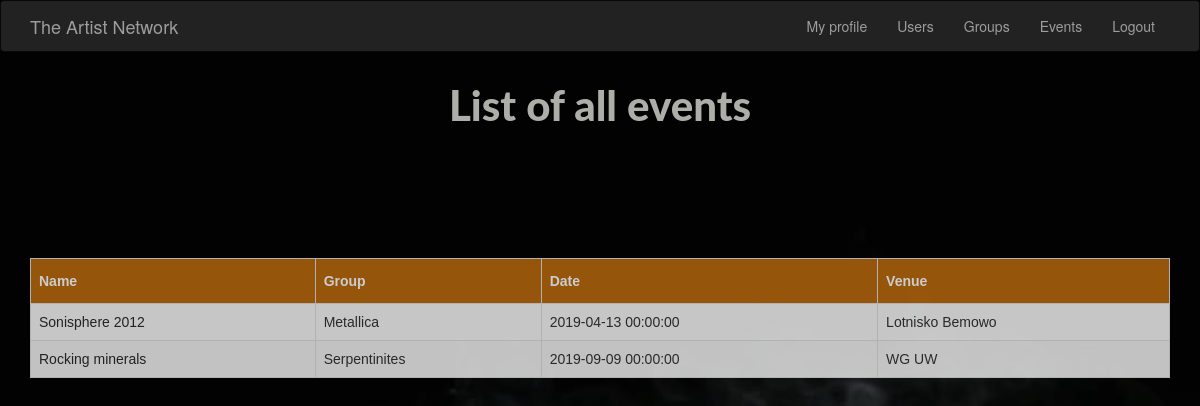
The app's page /events (signed in), older data.
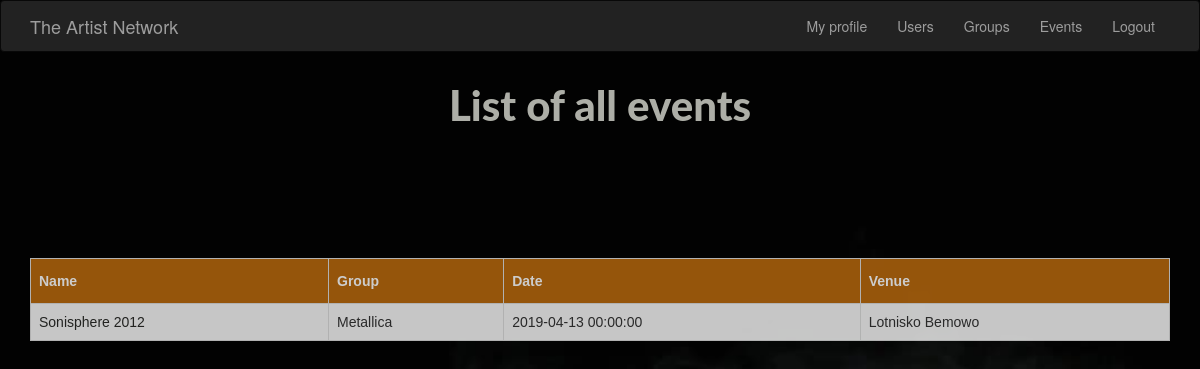
The same page, newer data.
### app/models.py (models this page shows, shortened)
class Event(db.Model):
    __tablename__='events'
    id = db.Column(db.Integer, primary_key=True)
    eventName = db.Column(db.String(60), unique=True, nullable=False)
    location = db.Column(db.String(100))
    eventDescription = db.Column(db.String(100))
    isFree = db.Column(db.Boolean)
    date = db.Column(db.DateTime)
    event_author = db.Column(
        db.Integer, db.ForeignKey('group.id'), nullable=True
    )
    def group_name(self):
        return Group.query.get(self.event_author).groupName

class Group(db.Model):
    id = db.Column(db.Integer, primary_key=True)
    groupName= db.Column(db.String(140))
    groupDescription = db.Column(db.String(140))
    event=db.relationship('Event', backref='eventAuthor', lazy='dynamic')
    posts=db.relationship('Post', backref='postGroup', lazy='dynamic')
    admin = db.Column(
        db.Integer, db.ForeignKey('artist.id'), nullable=True
    )

### app/__init__.py (the view)
    @app.route('/events')
    @login_required
    def events():
        events = Event.query.all()
        return render_template('events/events.html', events=events)

### app/models.py (called while the page is built)
@login.user_loader
def load_user(id):
    return Artist.query.get(int(id))

### app/templates/events/events.html (shortened to what this page needs)
{% extends "base.html" %}
{% block styles %}
    {{ super() }}
<head>
    <link href="https://maxcdn.bootstrapcdn.com/bootstrap/3.3.7/css/bootstrap.min.css" rel="stylesheet">
    <link href="https://maxcdn.bootstrapcdn.com/font-awesome/4.7.0/css/font-awesome.min.css" rel="stylesheet">
    <link href="{{ url_for('static', filename='css/style2.css') }}" rel="stylesheet" type= "text/css">
</head>
{% endblock %}
{% block content %}
    <h1>List of all events</h1>
    <div class="container">
    <table>
    <div class="content-section2">
    <div class="center">
        <thead>
        <th> Name </th>
        <th> Group </th>
        <th> Date </th>
        <th> Venue </th>
        </thead>
        {% for event in events %}
            <tr>
                <td>
                    <a style="color: #2a2b28;" href={{ url_for('event_details', eventname=event.eventName) }} >
                        {{ event.eventName }}
                    </a>
                </td>
                <td>
                        {{ event.group_name() }}
                </td>
                <td> {{ event.date }} </td>
                <td> {{ event.location }} </td>
            </tr>
        {% endfor %}
        </div>
    </div>
    </table>
    </div>
{% endblock %}

Row changes from the older to the newer data that the page shows:
removed Event: eventName "Rocking minerals", group_name "Serpentinites", date "2019-09-09 00:00:00", location "WG UW"
